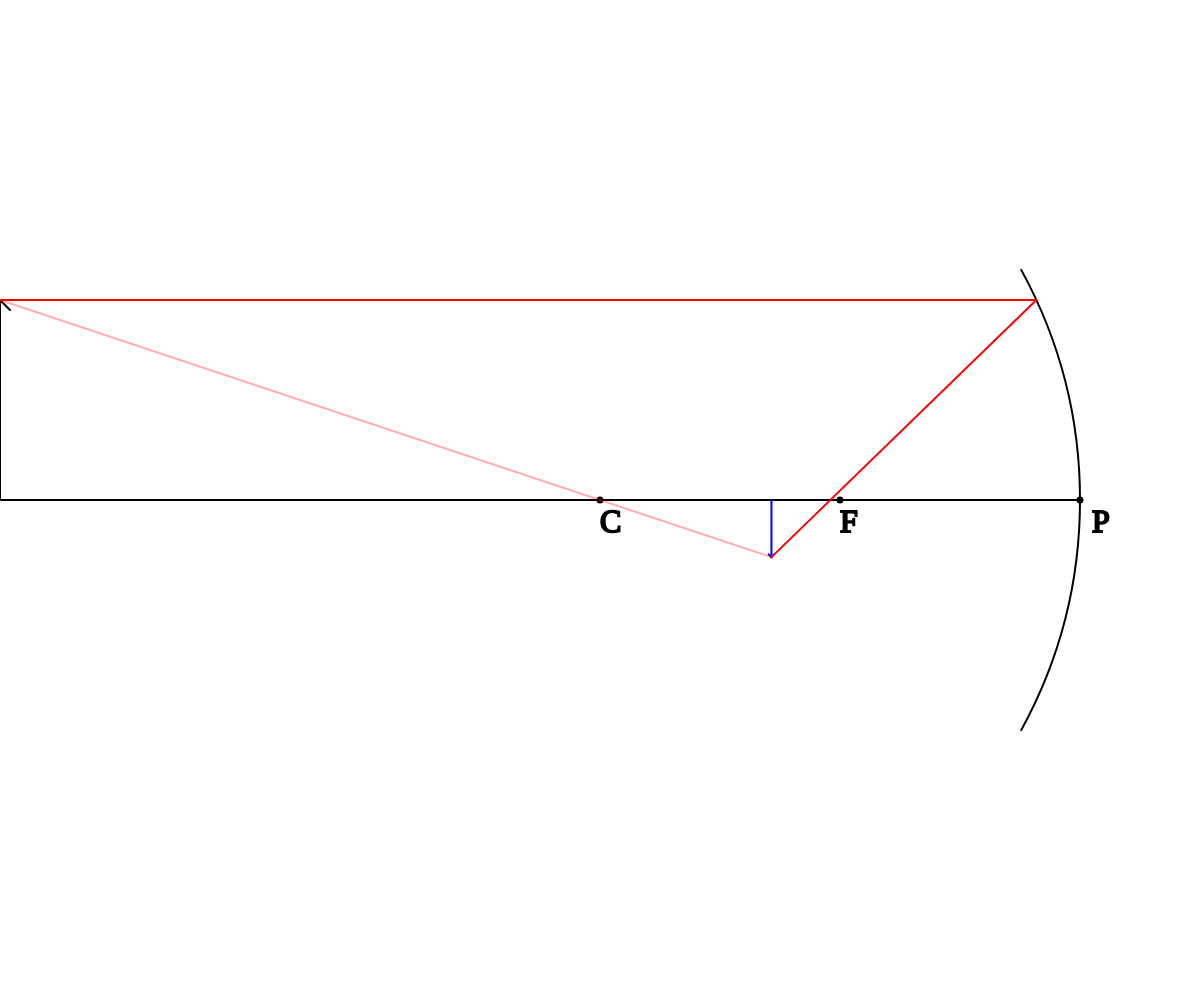
Frame 1 (no input)
Frame 60 (no input): identical to frame 1, image omitted
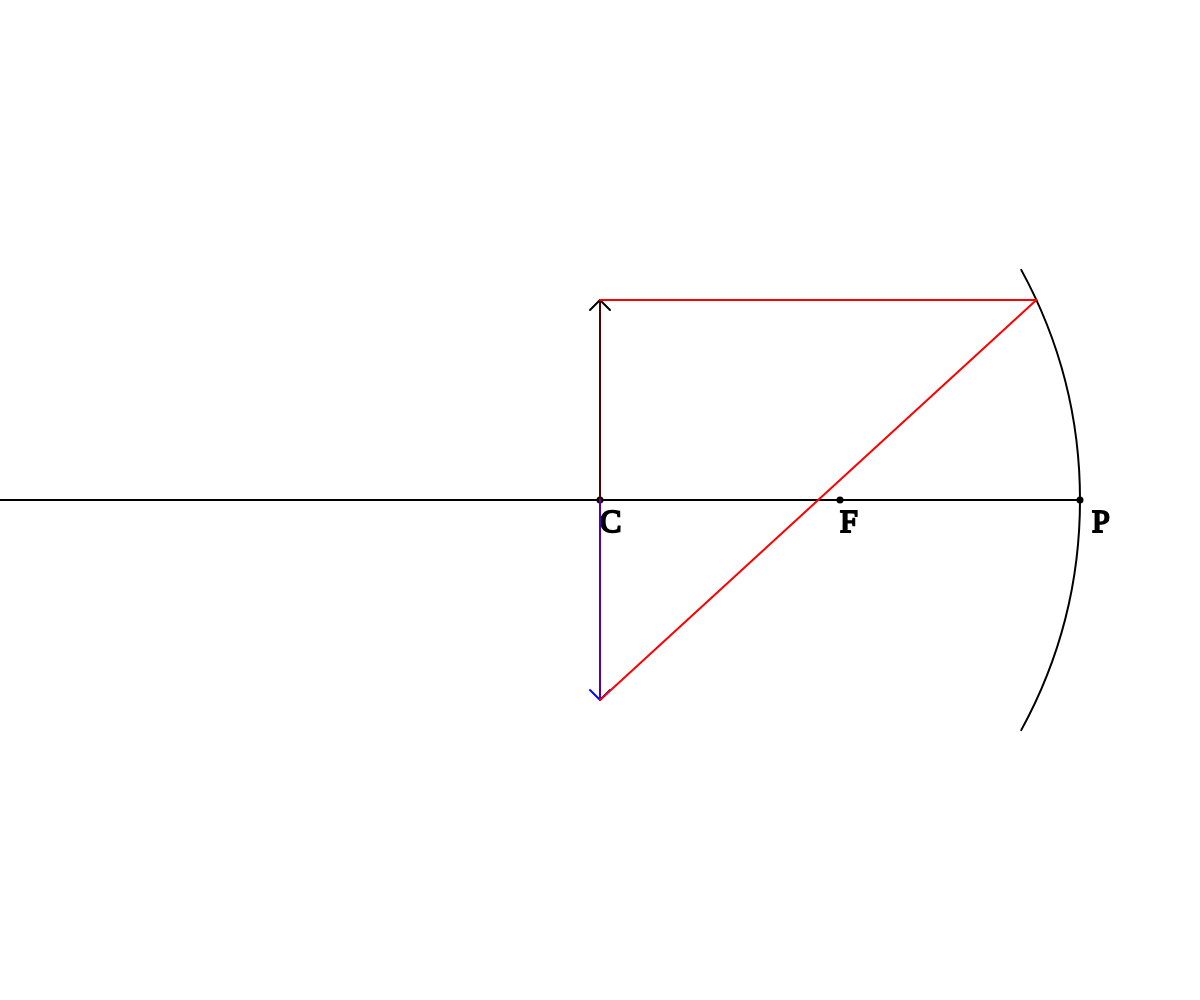
Frame 120 (the mouse pressed at the canvas centre since frame 60)

The p5.js sketch that drew these frames (run headless with seeded random() and noise() and a simulated clock; from frame 60 on, the mouse is pressed at the canvas centre):

// p5.js sketch
// ── sketch.js
function setup() {
  createCanvas(windowWidth, windowHeight);
  textSize(32);
  textFont("Times New Roman");
  strokeWeight(2);
}

function windowResized() {
  resizeCanvas(windowWidth, windowHeight);
}

function draw() {
  background(255);
  translate(width / 2, height / 2);
  stroke(0);
  fill(0);
  ellipse(0, 0, 5);
  ellipse(width * 0.2, 0, 5);
  ellipse(width * 0.4, 0, 5);
  text("C", 0, 32);
  text("F", width * 0.2, 32);
  text("P", width * 0.41, 32);
  line(-width, 0, width * 0.4, 0);
  noFill();
  arc(0, 0, width * 0.8, width * 0.8, -0.5, 0.5, OPEN);

  const arrow_size = min(width, height) / 5;
  const head_size = arrow_size / 20;

  const translated_x = mouseX - width / 2;
  const translated_y = mouseY - height / 2;
  line(translated_x, 0, translated_x, -arrow_size);
  line(
    translated_x,
    -arrow_size,
    translated_x - head_size,
    head_size - arrow_size
  );
  line(
    translated_x,
    -arrow_size,
    translated_x + head_size,
    head_size - arrow_size
  );

  u = width * 0.4 - translated_x;
  f = width * 0.2;
  image_x = width * 0.4 - (u * f) / (u - f);
  m = (width * 0.4 - image_x) / (width * 0.4 - translated_x);
  image_y = m * arrow_size;
  stroke(0, 0, 255);
  line(image_x, 0, image_x, image_y);
  line(image_x, image_y, image_x - head_size * m, image_y - head_size * m);
  line(image_x, image_y, image_x + head_size * m, image_y - head_size * m);

  // Red rays from object tip to mirror to image tip
  stroke(255, 0, 0);
  const R = width * 0.4;
  // Ray 1: parallel to axis, hits arc at (sqrt(R²-y²), y), reflects to image
  const mx1 = sqrt(R * R - arrow_size * arrow_size);
  line(translated_x, -arrow_size, mx1, -arrow_size);
  line(mx1, -arrow_size, image_x, image_y);
  // Ray 2: through C (0,0), reflects back on itself (single straight line)
  stroke(255, 0, 0, 80);
  line(translated_x, -arrow_size, 0, 0);
  line(0, 0, image_x, image_y);
}
